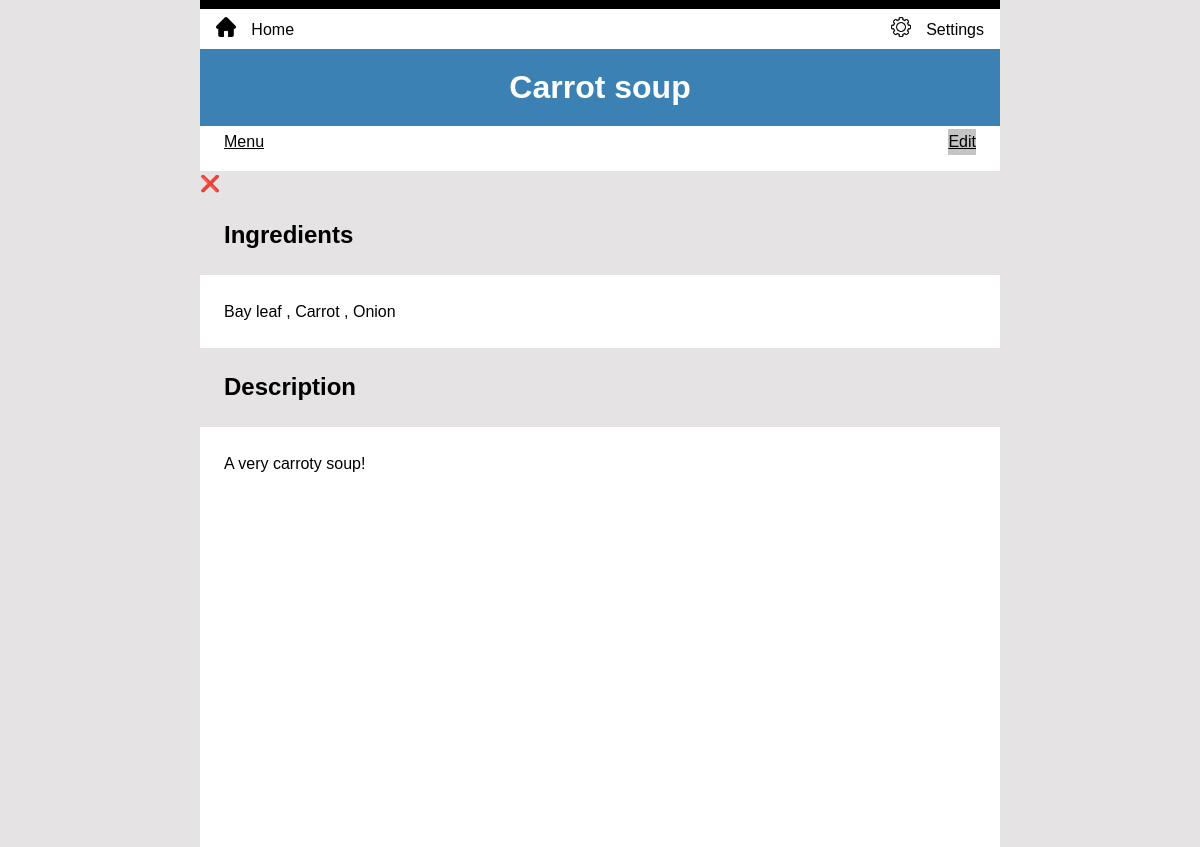
The page /menu/Carrot soup (signed in) on the database its author committed.
### inventory/models.py (models this page shows, shortened)
class MenuItem(models.Model):
    class Meta:
        ordering = ['title']
    title = models.CharField(unique=True, max_length=200)
    price = models.DecimalField(max_digits=6, decimal_places=2)
    category = models.ForeignKey(Category, on_delete=models.CASCADE)
    display = models.BooleanField(default=True)
    description = models.TextField(blank=True, null=True)
    stock_item = models.BooleanField(default=True)

class Recipe(models.Model):
    class Meta:
        unique_together = ['menu_item', 'ingredient']
        ordering = ['menu_item', 'ingredient']
    menu_item = models.ForeignKey(MenuItem, on_delete=models.CASCADE)
    ingredient = models.ForeignKey(Ingredient, on_delete=models.CASCADE)
    quantity = models.DecimalField(max_digits=10, decimal_places=3)

class Ingredient(models.Model):
    class Meta:
        ordering = ['name']
    name = models.CharField(unique=True, max_length=200)
    quantity = models.PositiveIntegerField(blank=True, null=True)
    unit = models.CharField(max_length=10)
    unit_price = models.DecimalField(
        blank=True, null=True, max_digits=6, decimal_places=3
    )
    kanban = models.BooleanField(default=False)
    threshold = models.IntegerField(blank=True, null=True)
    re_order = models.IntegerField(blank=True, null=True)

### inventory/views.py (the view)
# urls.py: path('menu/<menu_item>', views.Details.as_view(), name='details'),
class Details(LoginRequiredMixin, ListView):
    model = Recipe
    template_name = "inventory/details.html"
    def get_queryset(self):
        title = self.kwargs['menu_item']
        return Recipe.objects.filter(menu_item__title=title)
    def get_context_data(self, **kwargs):
        title = self.kwargs['menu_item']
        context = super().get_context_data(**kwargs)
        context['menu_item'] = get_object_or_404(MenuItem, title=title)
        return context

### inventory/templates/inventory/details.html (shortened to what this page needs)
{% extends 'base.html' %}
{% load static %}
{% block content %}
  <h1>{{ menu_item.title }}</h1>
  <nav aria-label="Breadcrumb" class="breadcrumb">
    <ul>
      <li class="breadcrumb"><a href="{% url 'menu' %}">Menu</a></li>
      <li class="edit"><a href="{% url 'menu_item_edit' menu_item.title %}">Edit</a></li>
    </ul>
  </nav>
  <a class="delete-button" href="{% url 'delete_menu' menu_item.title %}">❌</a>
  <section>
    <h2 class="detail">Ingredients</h2>
    <article>
      {% for item in object_list %}
        {{ item.ingredient.name }}
        {% if not forloop.last %},{% endif %}
      {% endfor %}
    </article>
    <h2 class="detail">Description</h2>
    <article>
      {{ menu_item.description }}
    </article>
  </section>
{% endblock %}

### inventory/static/inventory/style.css (style rules this page uses)
* { box-sizing: border-box; }
a { text-decoration: none; }
article { background: white; padding: 1.5em; }
body { line-height: 1.6; background: #e5e3e3; border-top: 9px solid black; max-width: 800px; margin-left: auto; margin-right: auto; }
h1 { color: white; background: #3C81B4; margin: 0; padding: 0.4em; text-align: center; }
section { display: flex; flex-direction: column; height: calc(100vh - 150px); }
section > article:last-child { flex-grow: 1; }
.breadcrumb ul { background: white; display: flex; flex-direction: row; padding: 0.2em 1.5em 1em 1.5em; }
.breadcrumb ul > .edit { margin-left: auto; background: #c4c4c4; }
.detail { padding-left: 1em; padding-right: 1em; }
.menu-table a, .breadcrumb a { color: black; text-decoration: underline; }

### rows shown on the page
MenuItem: title "Carrot soup", description "A very carroty soup!"
Recipe: ingredient.name "Bay leaf"
Recipe: ingredient.name "Carrot"
Recipe: ingredient.name "Onion"
